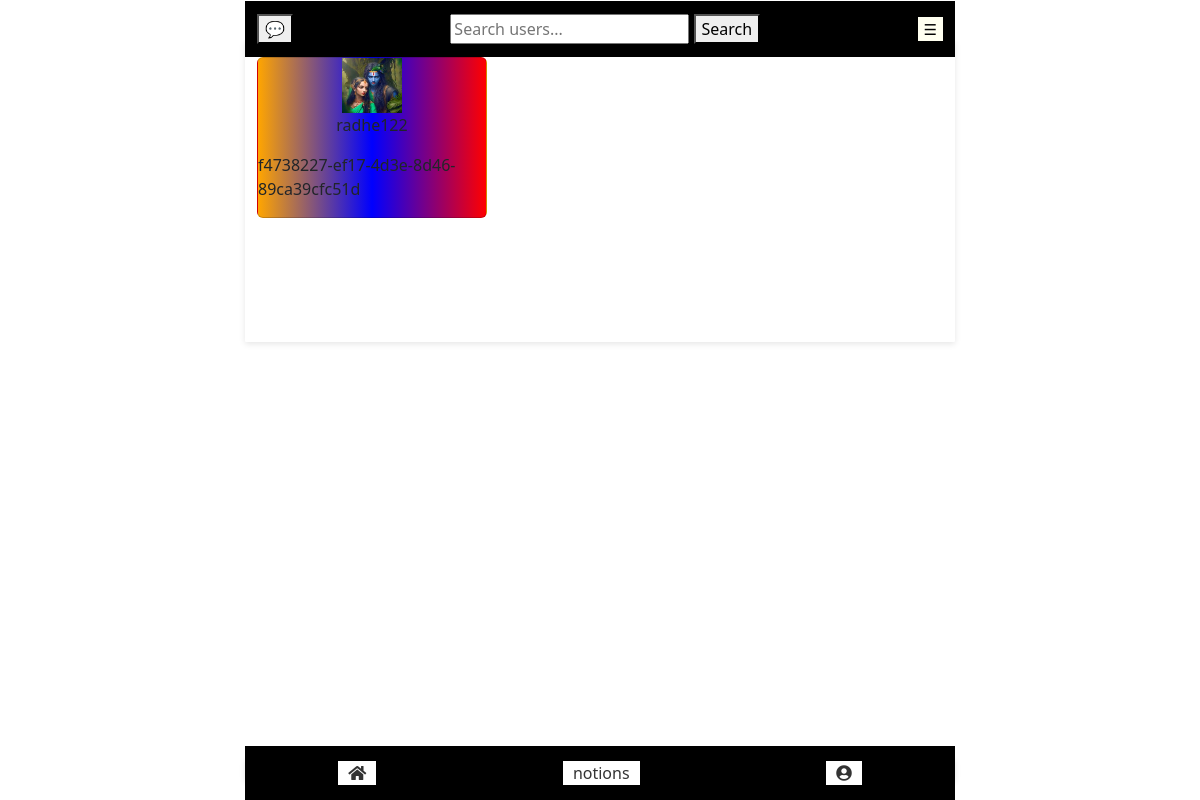
The page /landing_page/ (signed in) on the database as committed earlier.
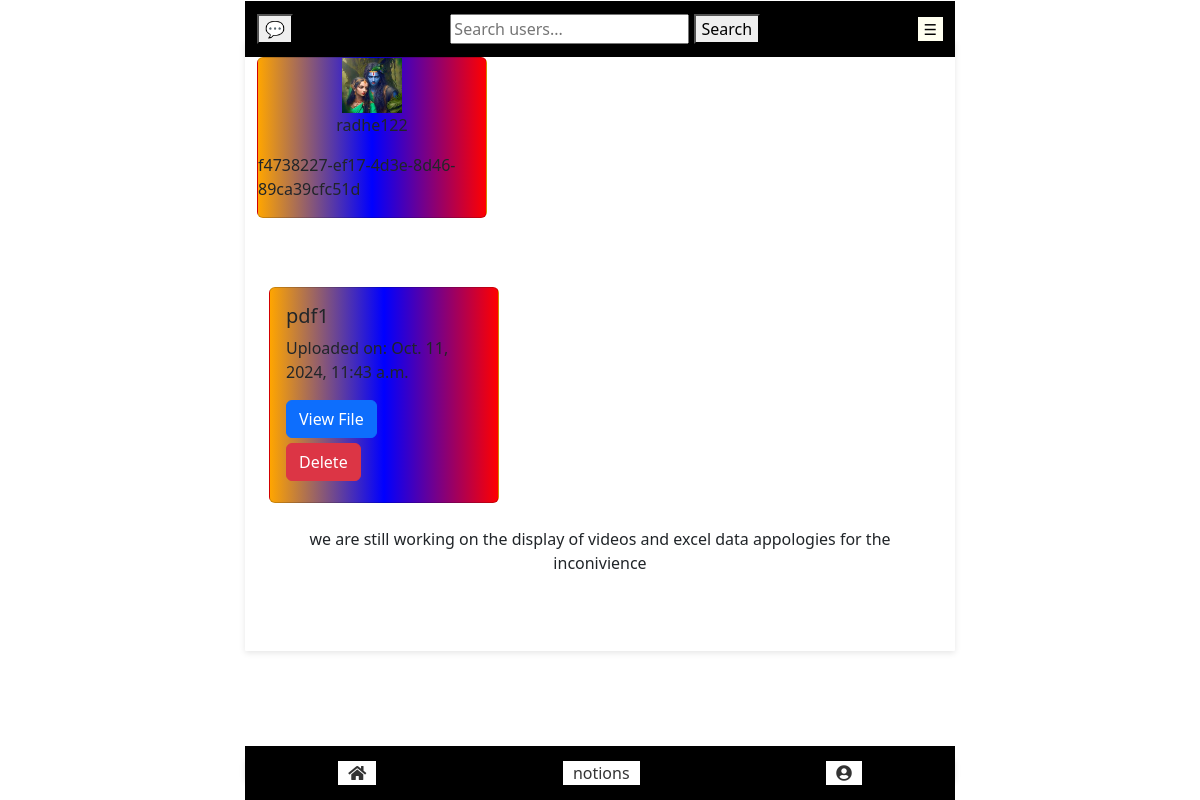
The same page on the database as committed later.
### only_card/models.py (models this page shows, shortened)
class UserUpload(models.Model):
    user = models.ForeignKey(settings.AUTH_USER_MODEL, on_delete=models.CASCADE)
    document_type = models.CharField(max_length=50)
    file_name = models.CharField(max_length=255)
    upload_date = models.DateTimeField(auto_now_add=True)
    file = models.FileField(upload_to='uploads/')
    country = CountryField()
    encryption_key = models.CharField(max_length=44, blank=True, null=True)

### only_card/views.py (the view)
# urls.py: path('landing_page/', views.landing_page, name='landing_page'),
@login_required
def landing_page(request):
    user_username = cache.get(f'user_{request.user.id}')
    if not user_username:
        user_username = request.user.username
        cache.set(f'user_{request.user.id}', user_username, timeout=3600)
    try:
        user_card = request.user.card
    except User.card.RelatedObjectDoesNotExist:
        user_card = None
    user_uploads = UserUpload.objects.filter(user=request.user).order_by('-upload_date')[:]
    super_user = request.session.get('super_user', False)
    context = {
        'user_username': user_username,
        'user_uploads': user_uploads,
        'super_user': super_user,
        'user_card': user_card,
        'user_id': request.user.id,
    }
    return render(request, 'landing_page.html', context)

### templates/landings/landing_page.html (shortened to what the changed rows need)
{% load media_filters %}
<!DOCTYPE html>
<html lang="en">
<head>
    <link href="https://cdnjs.cloudflare.com/ajax/libs/select2/4.0.13/css/select2.min.css" rel="stylesheet" />
    {% load static %}
    <link rel="stylesheet" href="https://cdn.jsdelivr.net/npm/bootstrap@5.3.2/dist/css/bootstrap.min.css">
    <link href="https://cdnjs.cloudflare.com/ajax/libs/prism/1.24.1/themes/prism.min.css" rel="stylesheet" />
</head>
<body style="padding-bottom: 60px;">
    <div class="content-container">
        <main id="main">
            {% block main_content %}
            <div class="container my-5">
                <div class="row my-3">
                    {% if user_uploads %}
                        {% for upload in user_uploads %}
                            <div class="col-md-4 mb-4">
                                <div class="card">
                                    <div class="card-body">
                                        <h5 class="card-title">{{ upload.file_name }}</h5>
                                        <p class="card-text">Uploaded on: {{ upload.upload_date }}</p>
                                        <button type="button" class="btn btn-primary" data-bs-toggle="modal" data-bs-target="#fileModal{{ upload.id }}">View File</button>
                                        <form method="post" action="{% url 'only_card:delete_upload' upload.id %}">
                                            <button type="submit" class="btn btn-danger">Delete</button>
                                        </form>
                                    </div>
                                </div>
                            </div>
                        {% endfor %}
                        <div class="col-12 text-center">
                            <p>we are still working on the display of videos and excel data appologies for the inconivience </p>
                        </div>
                    {% endif %}
                </div>
            {% endblock %}
        </main>
    </body>
</html>

Rows that differ between the two databases and show on the page:
added UserUpload: file_name "pdf1", upload_date "Oct. 11, 2024, 11:43 a.m."
Other text that changed with them:
text now shown: "we are still working on the display of videos and excel data appologies for the inconivience"
